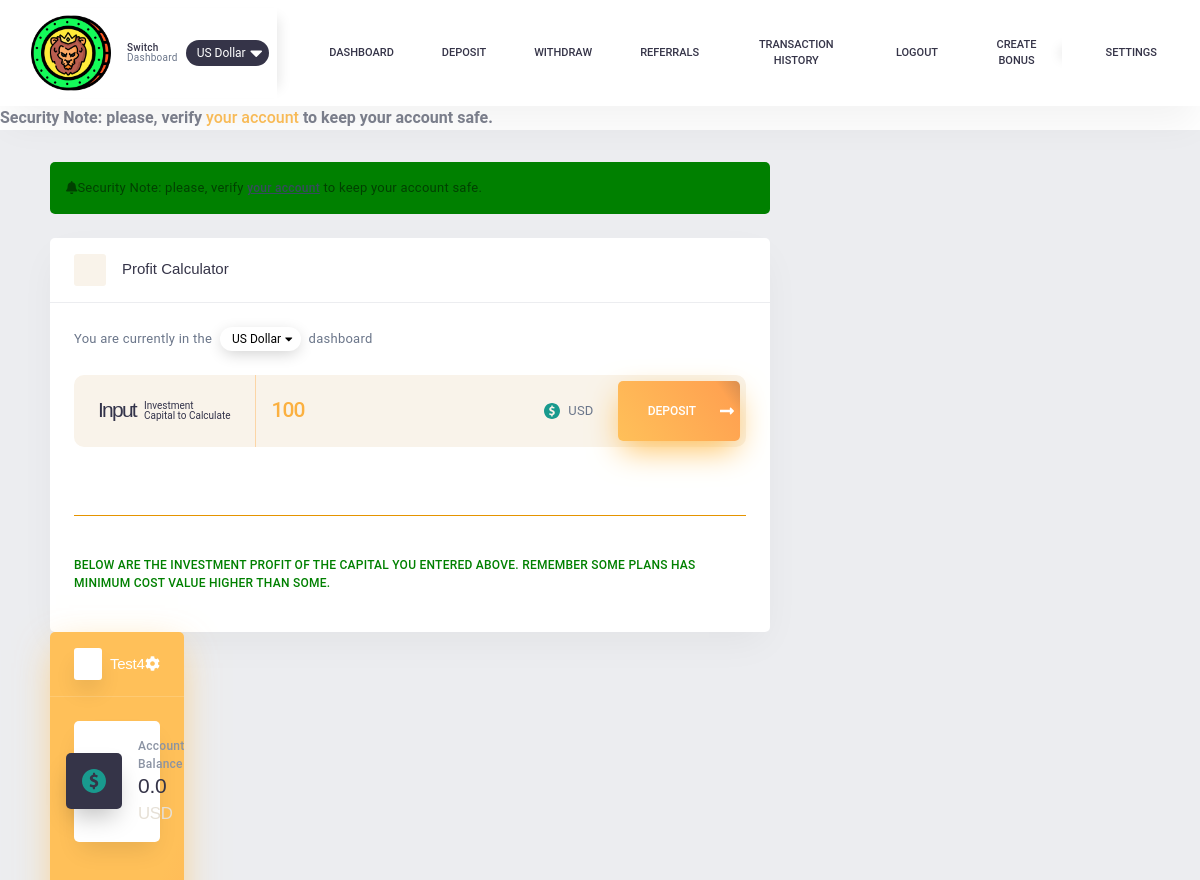
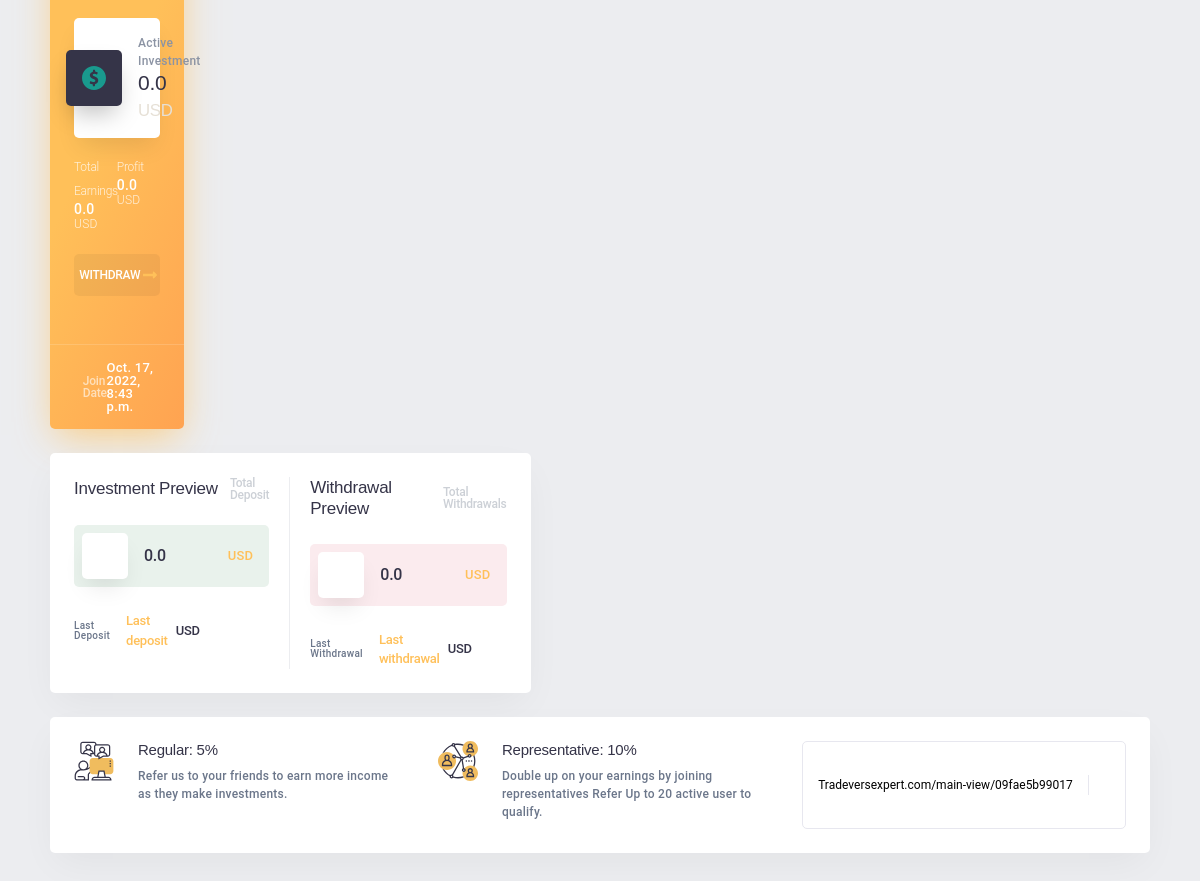
/dashboard/ (signed in), run on the app's committed database (2 pictures, top to bottom).
### greatestinvestapp/models.py (models this page shows, shortened)
class Client(models.Model):
	user= models.OneToOneField(User, on_delete= models.CASCADE)
	bio= models.TextField(blank= True)
	first_name= models.CharField(max_length=64, default='update your account', null=True, blank=True)
	last_name= models.CharField(max_length=64, default='update your account', null=True, blank=True)
	email_address= models.CharField(max_length=64, default='update your account', null=True, blank=True)
	country= models.CharField(max_length=64, default='update your account', null=True, blank=True)
	home_address= models.CharField(max_length=64, default='update your account', null=True, blank=True)
	code= models.CharField(max_length=12, blank=True)
	recommended_by= models.ForeignKey(User, on_delete=models.CASCADE, blank=True, null=True, related_name='ref_by')
	updated= models.DateTimeField(auto_now= True)
	created= models.DateTimeField(auto_now_add= True)
	deposit= models.FloatField(default=0, null=True)
	balance= models.FloatField(default=0,null=True)
	withdrawal= models.FloatField(default=0,null=True)
	profit= models.FloatField(default=0,null=True)
	roi= models.FloatField(default=0.015, null=True)
	running_days= models.IntegerField(default=0, null=True)
	wallet_address= models.CharField(max_length=400, default='update your account', null=True)
	profile_pic= models.ImageField(null=True, blank=True)
	def save(self, *args, **kwargs):
		if self.code=='':
			code= generate_ref_code()
			self.code= code
		super().save(*args, **kwargs)

### greatestinvestapp/views.py (the view)
# urls.py: path('dashboard/', views.dashboard, name='dashboard'),
@login_required(login_url='signin')
def dashboard(request):
	if request.user.is_staff:
		return redirect('admindashboard')
	else:
		client= request.user.client
		client_firstname= request.user.username
		client_email= request.user.email
		client_pk= client.pk
		client_deposit= client.deposit
		client_profit= client.profit
		client_bal= client.balance
		client_withdrawal= client.withdrawal
		client_date_joined= client.created
		client_code= client.code
		client.save()
	context={'client': client, 'client_deposit':client_deposit, 'client_bal':client_bal,'client_profit':client_profit, 'client_date_joined':client_date_joined,
	'client_withdrawal':client_withdrawal, 'client_code':client_code }
	return render(request, 'greatestinvestapp/dashboard.html', context)

### greatestinvestapp/templates/greatestinvestapp/dashboard.html (shortened to what this page needs)
<!DOCTYPE html>
{% load static %}
<html lang="en">
<head>
    <link rel="stylesheet" href="{% static 'dashboard/bootstrap.min.css' %}">
    <link rel="stylesheet" href="{% static 'dashboard/owl.carousel.min.css' %}">
    <link rel="stylesheet" href="{% static 'dashboard/all.min.css' %}">
    <link rel="stylesheet" href="{% static 'dashboard/animate.css' %}">
</head>
<body>
<header class="header-dashboard" style="position:relative;z-index:999;">
	<nav class="navbar navbar-expand-lg navbar-light main-nav">
		<div class="container-fluid">
			<div class="navbar-brand d-flex align-items-center">
				<a href="{% url 'home' %}" class="d-flex">
					<img src="{% static 'lionhead.png' %}" width=80px height=80px>
				</a>
				<span class="d-flex align-items-center header-switch pl-2">
					<p class="pl-2 pr-2"><b>Switch</b><br>Dashboard</p>
											<button class="small-button d-flex align-items-center" type="button" data-toggle="dropdown" aria-haspopup="true" aria-expanded="false">
									<label class="m-0 ml-2 mr-1">US Dollar</label>
									<i class="fas fa-caret-down mr-1"></i>
					</button>
				</span>
			</div>
			<div class="collapse navbar-collapse accountMenu" id="MainNav">
				<ul class="navbar-nav mr-auto mt-sms-3">
					<li class="nav-item">
						<a class="nav-link text-center" href="{% url 'dashboard' %}"><i class="icon icon-sidebar "></i> Dashboard</a>
					</li>
					<li class="nav-item">
						<a class="nav-link  text-center" href="{% url 'deposit' %}"><i class="icon icon-organize "></i> Deposit</a>
					</li>
					<li class="nav-item">
						<a class="nav-link  text-center" href="{% url 'withdrawal' %}"><i class="icon icon-ads "></i>Withdraw</a>
					</li>
					<li class="nav-item">
						<a class="nav-link  text-center" href="{% url 'myreferals' %}"><i class="icon icon-widget "></i>Referrals</a>
					</li>
					<li class="nav-item">
						<a class="nav-link  text-center" href="{% url 'history' %}"><i class="icon icon-widget "></i>Transaction history</a>
					</li>
					<li class="nav-item">
						<a class="nav-link  text-center" href="{% url 'logout' %}"><i class="icon icon-widget "></i>Logout</a>
					</li>
					<li class="nav-item">
						<a class="nav-link  text-center" href="{% url 'create_bonus' %}"><i class="icon icon-toggle "></i>Create Bonus</a>
					</li>
				</ul>
				<ul class="navbar-nav navbar-nav--right ml-auto d-flex flex-nowrap shadow-left">
					<li class="nav-item">
						<a class="nav-link  text-center" href="{% url 'account_settings' %}"><i class="icon icon-toggle "></i>Settings</a>
					</li>
			</div>
		</div>
	</nav>
</header>
<main>
<b>Security Note: please, verify <a href="{% url 'account_settings' %}">your account</a> to keep your account safe.</b>
<section id="dashboard">
	<div class="container full-height">
<div class="row phone-nodisplay mb-4">
    <div class="col-lg-12 col-xl-8 d-flex align-items-stretch flex-column">
			<div class="status-box errors p-3 mb-4" style="background:green;">
				<p><i class="fas fa-bell"></i>Security Note: please, verify <a href="{% url 'account_settings' %}" style="font-size:.75rem;color:#374A5F;text-decoration:underline;font-weight:500;">your account</a> to keep your account safe.</p>
			</div>
		        <div class="wbox depboxHome d-flex flex-column">
			<div class="d-flex align-items-center title p-3 pr-4 pl-4">
				<i class="icon icon-organize "></i>
				<h6 class="m-0 ml-3">Profit Calculator</h6>
			</div>
				<span class="changeType d-flex align-items-center pt-4 pr-4 pl-4">
					<p>You are currently in the</p>
											<button class="small-button d-flex align-items-center" type="button" data-toggle="dropdown" aria-haspopup="true" aria-expanded="false">
									<label class="m-0 ml-2 mr-1">US Dollar</label>
									<i class="fas fa-caret-down mr-1"></i>
					</button>
					<p>dashboard</p>
				</span>
			<div class="p-4 d-flex flex-column justify-content-center flex-fill">
				<div class="depInput d-flex align-items-center mb-4">
					<div class="d-flex align-items-center pl-3 pr-3 p-2 pl-md-4 pr-md-4 plaN">
						<h4 class="m-0">Input</h4>
						<span>Investment<br>Capital to Calculate</span>
					</div>
					<input type="number" value="100" id="inputsmoney" autocomplete="off" required="" min="35" step="0.1" maxlength="6" style="min-width:100px;" onfocus="calcthis();" oninput="calcthis();" onblur="calcthis();">
					<div class="d-flex align-items-center currsym pl-2 pr-4">
						<p class="m-0 ml-2">USD</p>
				</div>
					<a href="{% url 'deposit' %}" class="d-flex align-items-center deposit-btn">
						<span class="d-flex all-center">Deposit</span>
						<i class="fas fa-long-arrow-alt-right d-flex all-center"></i>
					</a>
				</div>
				<p class="m-0 mt-2 mb-1" style="font-size:11px!important;">
					<label style="color:#F89F35;"></label><b> </br>
				</p>  <span>  <hr color="orange"></span> <marquee><b><p style="font-size:12px!important; color:green;">BELOW ARE THE INVESTMENT PROFIT OF THE CAPITAL YOU ENTERED ABOVE. REMEMBER SOME PLANS HAS MINIMUM COST VALUE HIGHER THAN SOME.</marquee>
			</div>
        </div>
    </div>
	<div class="col-lg-5 col-xl-4 mt-4 mt-xl-0 d-flex flex-column align-items-stretch member-info">
        <div class="ybox d-flex flex-column" style="flex:1;">
            <h6 class="d-flex align-items-center username p-3 pr-4 pl-4">
				<i class="icon icon-user mr-2"></i>
				<span style="flex:1;">{{ request.user.username }}</span>
				<a href="{% url 'account_settings' %}"><i class="fas fa-cog"></i></a>
			</h6>
                     <div class="d-flex flex-column align-items-stretch justify-content-center flex-fill">
                        <div class="m-3 mr-4 ml-4 accBalance d-flex align-items-center p-2 pt-3 pb-3">
                           <div class="svg d-flex all-center p-3">
                           </div>
                           <div class="d-flex flex-column">
                              <p class="m-0 p-0 pBalance">Account Balance</p>
                              <h4 class="m-0 p-0 mBalance">{{client_bal}} <small> USD</small></h4>
                           </div>
                        </div>
                        <div class="m-3 mr-4 ml-4 accBalance d-flex align-items-center p-2 pt-3 pb-3">
                           <div class="svg d-flex all-center p-3">
                           </div>
                           <div class="d-flex flex-column">
                              <p class="m-0 p-0 pBalance">Active Investment</p>
                              <h4 class="m-0 p-0 mBalance">{{client_deposit}} <small> USD</small></h4>
                           </div>
                        </div>
                        <div class="row m-0 mr-4 ml-4 mb-4 earningSmall">
                           <div class="col-6 p-0">
                              <span>Total Earnings</span>
                              <p>{{client_bal}} <span> USD</span></p>
                           </div>
                           <div class="col-6 p-0">
                              <span>Profit</span>
                              <p>{{client_profit}} <span> USD</span></p>
                           </div>
                           <div class="col-12 mt-4 p-0">
                              <a href="?a=withdraw" class="d-flex align-items-center withdraw-btn">
                              <span class="d-flex all-center">Withdraw</span>
                              <i class="fas fa-long-arrow-alt-right d-flex all-center"></i>
                              </a>
                           </div>
                        </div>
                     </div> </br>
			<div class="pt-3 pr-4 pl-4 pb-3  d-flex flex-column dataAccount mt-auto">
				<div class="d-flex align-items-center p-0">
					<i class="icon icon-sidebar"></i>
					<span>Join Date</span>
					<p>{{client_date_joined}}</p>
				</div>
			</div>
        </div>
    </div>
	<div class="col-lg-7 col-xl-12 mt-4">
        <div class="wbox p-4">
			<div class="row mainAccStatus">
							<div class="col-md-6 balance-boxes rightBorder mb-4 pb-4 mb-md-0 pb-md-0">
								<div class="d-flex align-items-center title mb-4">
									<h5 class="m-0">Investment Preview</h5>
									<span>Total <br>Deposit</span>
								</div>
								<div class="d-flex align-items-center number p-2 pr-3" style="background:#E9F2EC;">
									<i class="icon icon-transform head-icon m-0" style="background:#fff;"></i>
									<b>{{client_bal}}</b>
									<p class="m-0">USD</p>
								</div>
								<div class="d-flex mt-4">
									<div class="row flex-fill">
										<div class="col-xl-6 mt-1 mb-1 mt-xl-0 mb-xl-0  d-flex align-items-center statusNum">
											<p class="m-0">Last<br>Deposit</p>
											<b>Last deposit</b>
											<span>USD</span>										</div>
									</div>
								</div>
							</div>
							<div class="col-md-6 balance-boxes">
								<div class="d-flex align-items-center title mb-4">
									<h5 class="m-0">Withdrawal Preview</h5>
									<span>Total <br>Withdrawals</span>
								</div>
								<div class="d-flex align-items-center number p-2 pr-3">
									<i class="icon icon-chart2 head-icon m-0" style="background:#fff;"></i>
									<b>{{client_bal}}</b>
									<p class="m-0">USD</p>
								</div>
								<div class="d-flex mt-4">
									<div class="row flex-fill">
										<div class="col-xl-6 mt-1 mb-1 mt-xl-0 mb-xl-0  flex-grow-1 statusNum d-flex align-items-center">
											<p class="m-0">Last<br>Withdrawal</p>
										 <b>Last withdrawal</b>
											<span>USD</span>										</div>
									</div>
								</div>
							</div>
			</div>
		</div>
	</div>
</div>
<div class="row mb-4">
	<div class="col-12">
        <div class="wbox p-4 d-flex">
			<div class="row flex-fill">
				<div class="col-12 col-md-6 col-xl-4 d-flex">
					<div>
					</div>
					<div class="d-flex flex-column pl-4">
						<h6 class="mb-2">Regular: 5%</h6>
						<p class="mb-2" style="font-size:12px;">
							Refer us to your friends to earn more income as they make investments.
						</p>
					</div>
				</div>
				<div class="col-12 col-md-6 col-xl-4 mt-4 mt-md-0 d-flex">
					<div>
					</div>
					<div class="d-flex flex-column pl-4">
						<h6 class="mb-2">Representative: 10%</h6>
						<p class="mb-2" style="font-size:12px;">
							Double up on your earnings by joining representatives Refer Up to 20 active user to qualify.
						</p>
					</div>
				</div>
				<div class="col-12 col-lg-12 col-xl-4 mt-4 mt-xl-0 d-flex flex-column">
					<div class="d-flex flex-fill align-items-center withdraw-btn" style="border-radius:5px;border:1px solid #E7E7EF;">
							<input class="d-flex all-center" style="flex:1;background:none;border:0;outline:0;text-align:center;font-size:12px;border-right:1px solid #E7E7EF;" readonly="readonly" value="Tradeversexpert.com/main-view/{{client_code}}" id="reflink">
							<button class="icon icon-todo d-flex all-center btn" data-clipboard-action="copy" data-clipboard-target="#reflink" style="background:#fff;margin:0;border:0;outline:0;width:36px;height:36px;font-size:14px;" data-original-title="" title=""></button>
					</div>
				</div>
			</div>
		</div>
	</div>
</div>
<br><br>
</div>
</main>
</body></html>

### data on the page
Client: balance "0.0", deposit "0.0", profit "0.0", created "Oct. 17, 2022, 8:43 p.m.", code "Tradeversexpert.com/main-view/09fae5b99017"

### other printed values
{{ request.user.username }} "Test4"
